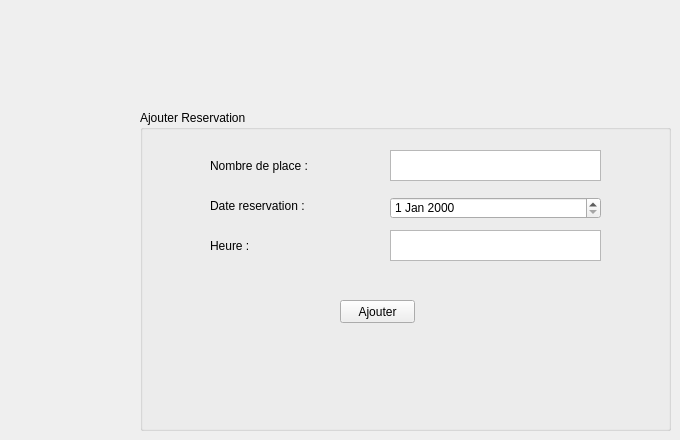
     <widget class="QWidget" name="tab">
      <attribute name="title">
       <string>Ajouter Reservation</string>
      </attribute>
      <widget class="QGroupBox" name="groupBox">
       <property name="geometry">
        <rect>
         <x>140</x>
         <y>110</y>
         <width>531</width>
         <height>321</height>
        </rect>
       </property>
       <property name="styleSheet">
        <string notr="true"/>
       </property>
       <property name="title">
        <string>Ajouter Reservation</string>
       </property>
       <widget class="QTextEdit" name="heure">
        <property name="geometry">
         <rect>
          <x>250</x>
          <y>120</y>
          <width>211</width>
          <height>31</height>
         </rect>
        </property>
       </widget>
       <widget class="QLabel" name="label_15">
        <property name="geometry">
         <rect>
          <x>70</x>
          <y>120</y>
          <width>91</width>
          <height>31</height>
         </rect>
        </property>
        <property name="text">
         <string>Heure :</string>
        </property>
       </widget>
       <widget class="QLabel" name="label_14">
        <property name="geometry">
         <rect>
          <x>70</x>
          <y>40</y>
          <width>151</width>
          <height>31</height>
         </rect>
        </property>
        <property name="styleSheet">
         <string notr="true"/>
        </property>
        <property name="text">
         <string>Nombre de place :</string>
        </property>
       </widget>
       <widget class="QTextEdit" name="nbplace">
        <property name="geometry">
         <rect>
          <x>250</x>
          <y>40</y>
          <width>211</width>
          <height>31</height>
         </rect>
        </property>
       </widget>
       <widget class="QPushButton" name="AjouterBouton">
        <property name="geometry">
         <rect>
          <x>200</x>
          <y>190</y>
          <width>75</width>
          <height>23</height>
         </rect>
        </property>
        <property name="text">
         <string>Ajouter</string>
        </property>
       </widget>
       <widget class="QDateEdit" name="datereser">
        <property name="geometry">
         <rect>
          <x>250</x>
          <y>87</y>
          <width>211</width>
          <height>22</height>
         </rect>
        </property>
       </widget>
       <widget class="QLabel" name="label_22">
        <property name="geometry">
         <rect>
          <x>70</x>
          <y>80</y>
          <width>151</width>
          <height>31</height>
         </rect>
        </property>
        <property name="text">
         <string>Date reservation :</string>
        </property>
       </widget>
      </widget>
     </widget>
